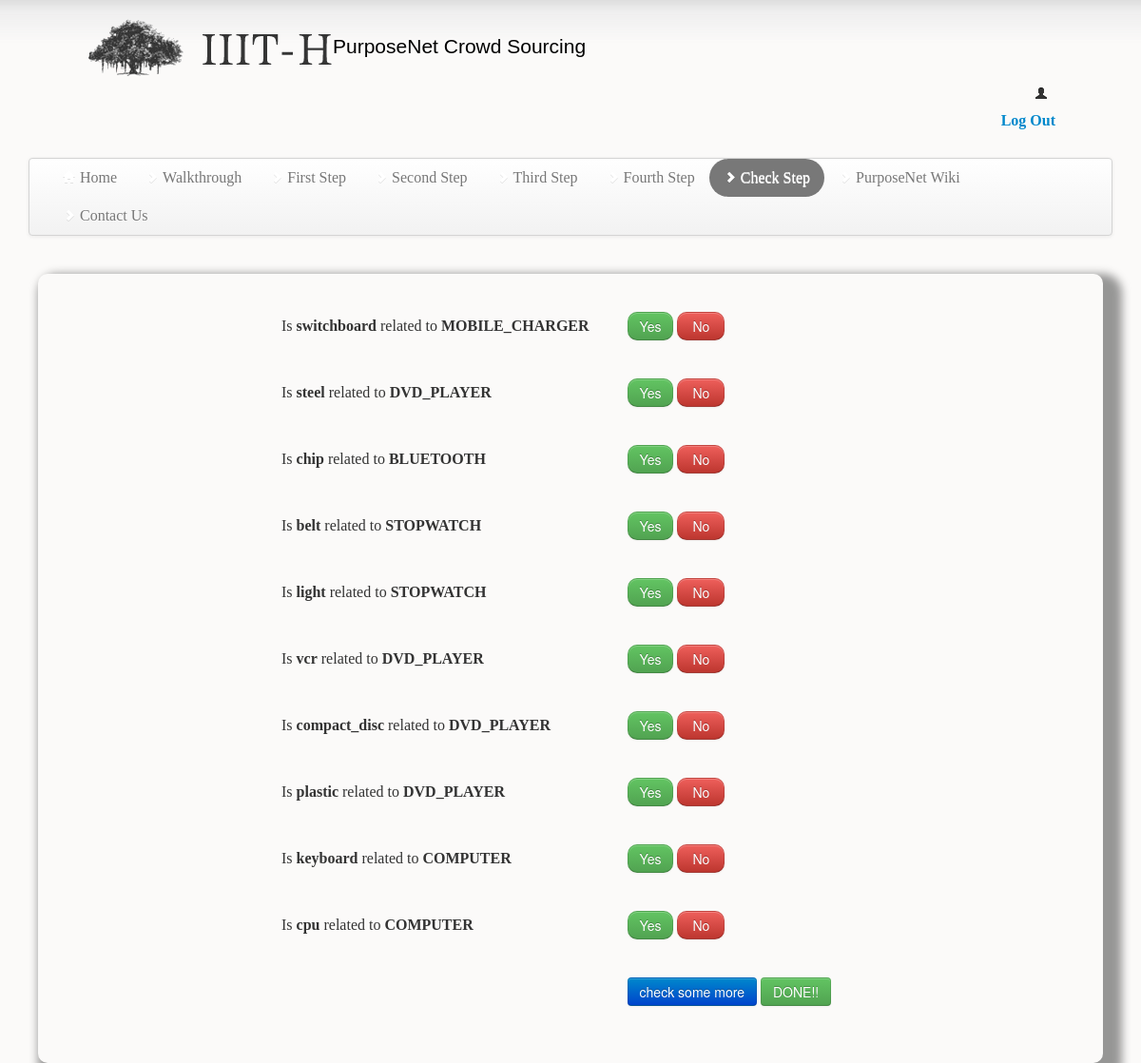
The app's page /checkstep.php with its own data.
### tables this page shows
CREATE TABLE `temp` (
  `id` int(11) NOT NULL AUTO_INCREMENT,
  `main` text NOT NULL,
  `artifacts` text NOT NULL,
  `count` int(11) NOT NULL,
  PRIMARY KEY (`id`)
);

CREATE TABLE `objects_fwdc` (
  `id` int(11) NOT NULL AUTO_INCREMENT,
  `domain` varchar(20) DEFAULT NULL,
  `main` text NOT NULL,
  `count` int(11) NOT NULL,
  PRIMARY KEY (`id`)
);

### checkstep.php (the view, shortened to what this page needs)
<html>
  <head>
     <link rel="stylesheet" href="css/bootstrap.css">
  </head>
 <body style="background:url(./gradient.png) repeat-x scroll left top rgb(251,250,249);font:16px Droid Sans">
 <?php include("headandnav.php"); ?>
 <div class="container-fluid" style="border-radius:10px; box-shadow:10px 10px 10px 10px rgba(0,0,0,0.4);padding:20px;width:90%;margin:auto">
<table style="margin-left:20%" cellpadding="20" cellspacing="20" border=0>
<?php
$l = $_SESSION["pointer"];
$domain = $_SESSION["domain"];
$result = mysql_query("SELECT * FROM temp INNER JOIN objects_fwdc ON temp.main=objects_fwdc.main WHERE objects_fwdc.domain='$domain' AND temp.count>0 ORDER BY temp.count ASC LIMIT $l,10");
$len = mysql_num_rows($result);
for( $i=0;$i<$len;$i++)
{
?>
	<tr>
		<td>
		Is <span id=<?php printf("artifact$i"); ?> style="font-weight:bold"><?php $row = mysql_fetch_array($result);echo $row["artifacts"]; ?></span> related to <span id=<?php printf("main$i"); ?> style="font-weight:bold"><?php echo strtoupper($row["main"]);?></span>
		</td>
		<td>
		    <button class="btn btn-success" id=<?php printf("yes$i"); ?> style="border-radius:10px;">Yes</button><span id=<?php printf("oa$i"); ?> style="color:green;"></span>
		    <button class="btn btn-danger" id=<?php printf("no$i"); ?> style="border-radius:10px;width:50px;">No</button><span id=<?php printf("ob$i"); ?> style="color:red;" ></span>
		</td>
	</tr>
<?php
}
?>
	<tr>
		<td>
		</td>
		<td>
			<form action="checkstep.php" method="post">
				<input type="submit" name="addmore" value="check some more" class="btn btn-primary"/>
				<input type="submit" name="done" value="DONE!!" class="btn btn-success" />
			</form>
		</td>
	</tr>
</table>
</div>
</body>
</html>

### headandnav.php (shortened to what this page needs)
<div class="container" style="margin:20px auto;width:85%;">
<p style=" font-family:Arial,sans-serif;font-size:21px;">
<a href="./home.php" style="color:black;"><img src="./iiith.png" style="height:60px;">PurposeNet Crowd Sourcing</a>
<p style="text-align:right"><i class="icon-user"></i>&nbsp;&nbsp;<b><i><?php echo $_SESSION["email"]; ?></b></i></p>
</p>
<p style='text-align:right'>
<a href='./logout.php'><b>Log Out</b></a>
</p>
</div>
<div class="container-fluid" style="margin:20px auto;width:95%;">
	<div class="navbar">
		<div class="navbar-inner">
			<ul class="nav">
				<li id="home" ><a href="./home.php" class="divider-vertical;"  id="hometext"><i class="icon-home icon-white"></i>&nbsp;Home</a></li>
				<li id="walkthrough" ><a href="./walkthrough.php" class="divider-vertical;" id="walkthroughtext" ><i class="icon-chevron-right icon-white"></i>&nbsp;Walkthrough</a></li>
				<li id="first" ><a href="./firststep.php" class="divider-vertical;" id="firsttext" ><i class="icon-chevron-right icon-white"></i>&nbsp;First Step</a></li>
				<li id="second" ><a href="./secondstep.php" class="divider-vertical;" id="secondtext" ><i class="icon-chevron-right icon-white"></i>&nbsp;Second Step</a></li>
				<li id="third" ><a href="./theme.php" class="divider-vertical;" id="thirdtext" ><i class=" icon-chevron-right icon-white"></i>&nbsp;Third Step</a></li>
				<li id="fourth" ><a href="./fourthstep.php" class="divider-vertical;" id="fourthtext" ><i class=" icon-chevron-right icon-white"></i>&nbsp;Fourth Step</a></li>
				<li id="check" ><a href="./checkstep.php" class="divider-vertical;" id="checktext" ><i class=" icon-chevron-right icon-white"></i>&nbsp;Check Step</a></li>
				<li><a href="./data.php" class="divider-vertical;" target="_blank"><i class=" icon-chevron-right icon-white"></i>&nbsp;PurposeNet Wiki</a></li>
				<li id="contact" ><a href="./contact.php" class="divider-vertical;" id="contacttext" ><i class=" icon-chevron-right icon-white"></i>&nbsp;Contact Us</a></li>
			</ul>
		</div>
	</div>
</div>

### records on screen
temp: artifacts "switchboard", objects_fwdc.main "MOBILE_CHARGER"
temp: artifacts "steel", objects_fwdc.main "DVD_PLAYER"
temp: artifacts "chip", objects_fwdc.main "BLUETOOTH"
temp: artifacts "belt", objects_fwdc.main "STOPWATCH"
temp: artifacts "light", objects_fwdc.main "STOPWATCH"
temp: artifacts "vcr", objects_fwdc.main "DVD_PLAYER"
temp: artifacts "compact_disc", objects_fwdc.main "DVD_PLAYER"
temp: artifacts "plastic", objects_fwdc.main "DVD_PLAYER"
temp: artifacts "keyboard", objects_fwdc.main "COMPUTER"
temp: artifacts "cpu", objects_fwdc.main "COMPUTER"
